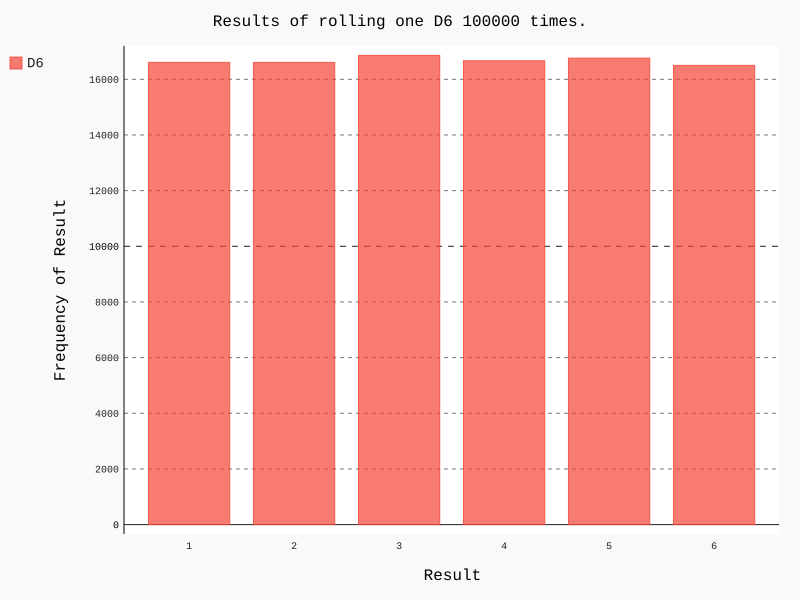

Recreate this plot in Python.
from die import Die
import pygal

# 创建一个D6
die = Die()

# 掷几次骰子,并将结果存储在一个列表中
results = []
for roll_num in range(100000):
    result = die.roll()
    results.append(result)

# 分析结果
frequencies = []
for value in range(1, die.num_sides + 1):
    frequency = results.count(value)
    frequencies.append(frequency)

# 对结果进行可视化
hist = pygal.Bar()

hist.title = "Results of rolling one D6 100000 times."
hist.x_labels = ['1', '2', '3', '4', '5', '6']
hist.x_title = "Result"
hist.y_title = "Frequency of Result"

hist.add('D6', frequencies)
hist.render_to_file('die_visual.svg')
